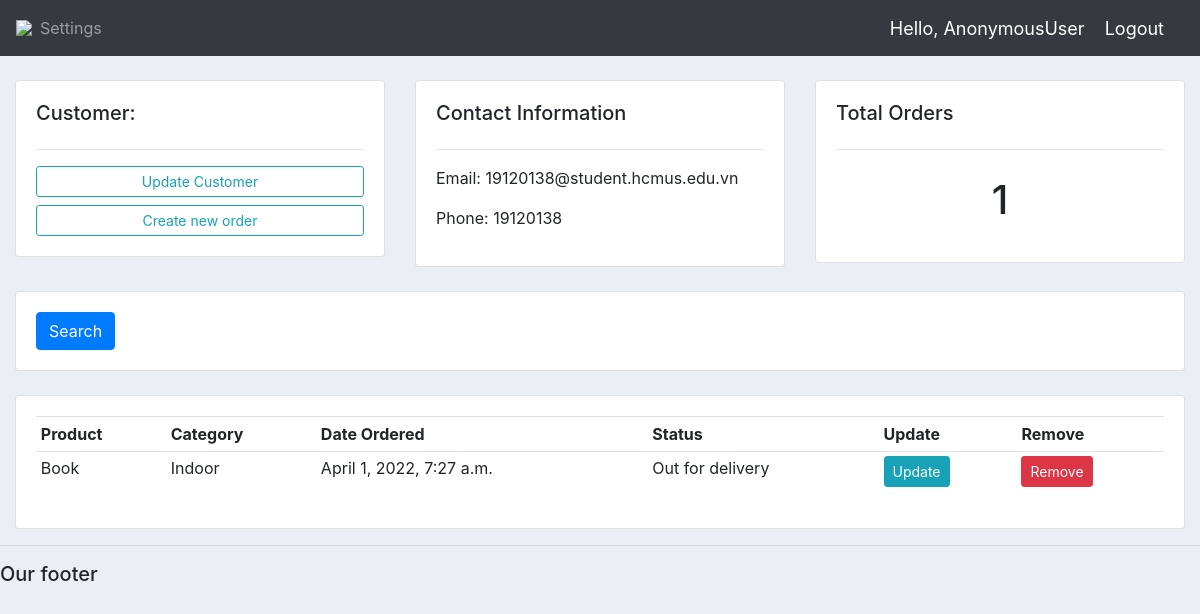
The app's page /customers/1/, older data.
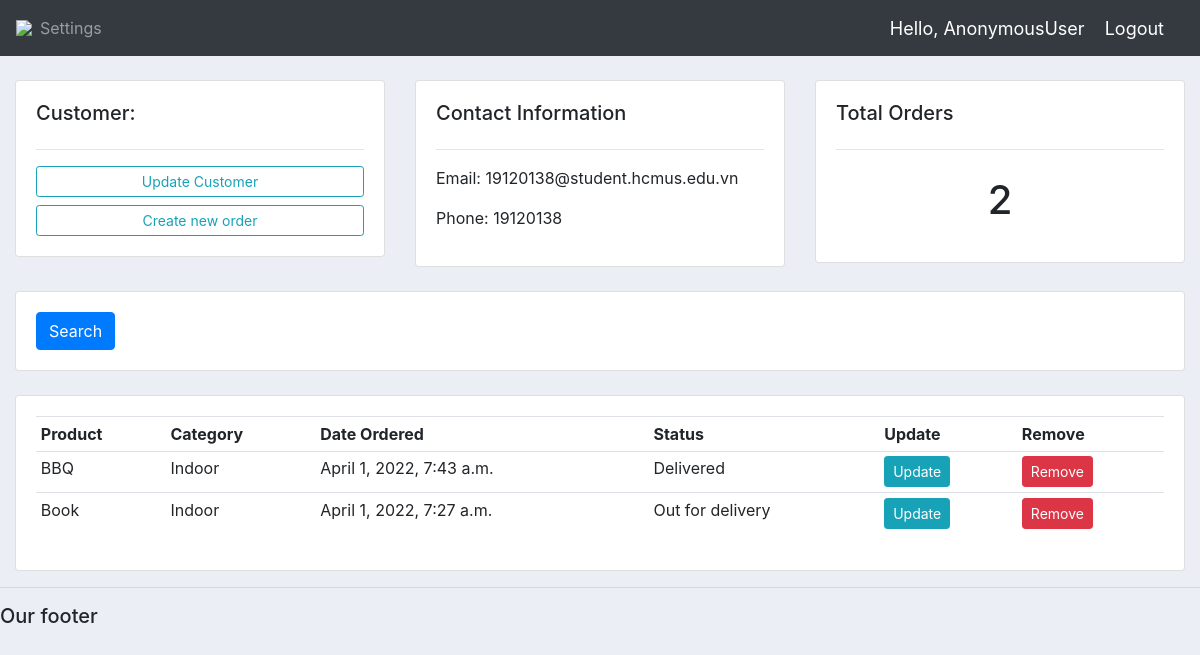
The same page, newer data.
### accounts/models.py (models this page shows, shortened)
class Order(models.Model):
    STATUS = (
        ('Pending', 'Pending'),
        ('Out for delivery', 'Out for delivery'),
        ('Delivered', 'Delivered'),
    )
    id = models.AutoField(primary_key=True)
    customer = models.ForeignKey(Customer, null=True, on_delete=models.SET_NULL)
    product = models.ForeignKey(Product, null=True, on_delete=models.SET_NULL)
    date_created = models.DateTimeField(auto_now_add=True, null=True)
    status = models.CharField(max_length=200, null=True, choices=STATUS)
    tags = models.ManyToManyField(Tag)

class Product(models.Model):
    CATEGORY = (
        ('Indoor', 'Indoor'),
        ('Out Door', 'Out Door'),
    )
    id = models.AutoField(primary_key=True)
    name = models.CharField(max_length=200, null=True)
    price = models.FloatField(null=True)
    category = models.CharField(max_length=200, null=True, choices=CATEGORY)
    description = models.CharField(max_length=200, null=True)
    date_created = models.DateTimeField(auto_now_add=True, null=True)
    def __str__(self):
        return self.name

### accounts/views.py (the view)
# urls.py: path("customers/<str:pk_test>/", views.customer, name="customers"),
def customer(request, pk_test):
    customer = Customer.objects.get(id=pk_test)
    orders = customer.order_set.all()
    order_count = orders.count()
    context = {'customer': customer, 'orders': orders, 'order_count': order_count}
    return render(request, "accounts/customer.html", context)

### accounts/templates/accounts/customer.html
{%  extends 'accounts/main.html' %}
{% block content %}
<br>
<div class="row">
	<div class="col-md">
		<div class="card card-body">
			<h5>Customer:</h5>
			<hr>
			<a class="btn btn-outline-info  btn-sm btn-block" href="">Update Customer</a>
			<a class="btn btn-outline-info  btn-sm btn-block" href="{% url 'create_order' customer.id %}">Create new order</a>
		</div>
	</div>
	<div class="col-md">
		<div class="card card-body">
			<h5>Contact Information</h5>
			<hr>
			<p>Email: {{customer.email}}</p>
			<p>Phone: {{customer.phone}}</p>
		</div>
	</div>
	<div class="col-md">
		<div class="card card-body">
			<h5>Total Orders</h5>
			<hr>
			<h1 style="text-align: center;padding: 10px">{{order_count}}</h1>
		</div>
	</div>
</div>
<br>
<div class="row">
	<div class="col">
		<div class="card card-body">
			<form method="get">
		    <button class="btn btn-primary" type="submit">Search</button>
		  </form>
		</div>
	</div>
</div>
<br>
<div class="row">
	<div class="col-md">
		<div class="card card-body">
			<table class="table table-sm">
				<tr>
					<th>Product</th>
					<th>Category</th>
					<th>Date Ordered</th>
					<th>Status</th>
					<th>Update</th>
					<th>Remove</th>
				</tr>
				{% for order in orders %}
				<tr>
					<td>{{order.product}}</td>
					<td>{{order.product.category}}</td>
					<td>{{order.product.date_created}}</td>
					<td>{{order.status}}</td>
					<td><a class="btn btn-sm btn-info" href="{% url 'update_order' order.id %}">Update</a></td>
					<td><a class="btn btn-sm btn-danger" href="{% url 'delete_order' order.id %}">Remove</a></td>
				</tr>
				{% endfor %}
			</table>
		</div>
	</div>
</div>
{% endblock %}

Row changes from the older to the newer data that the page shows:
added Order: product "BBQ", product.category "Indoor", product.date_created "April 1, 2022, 7:43 a.m.", status "Delivered"
Text that changed along with them:
{{ order_count }}: "1" → "2"
